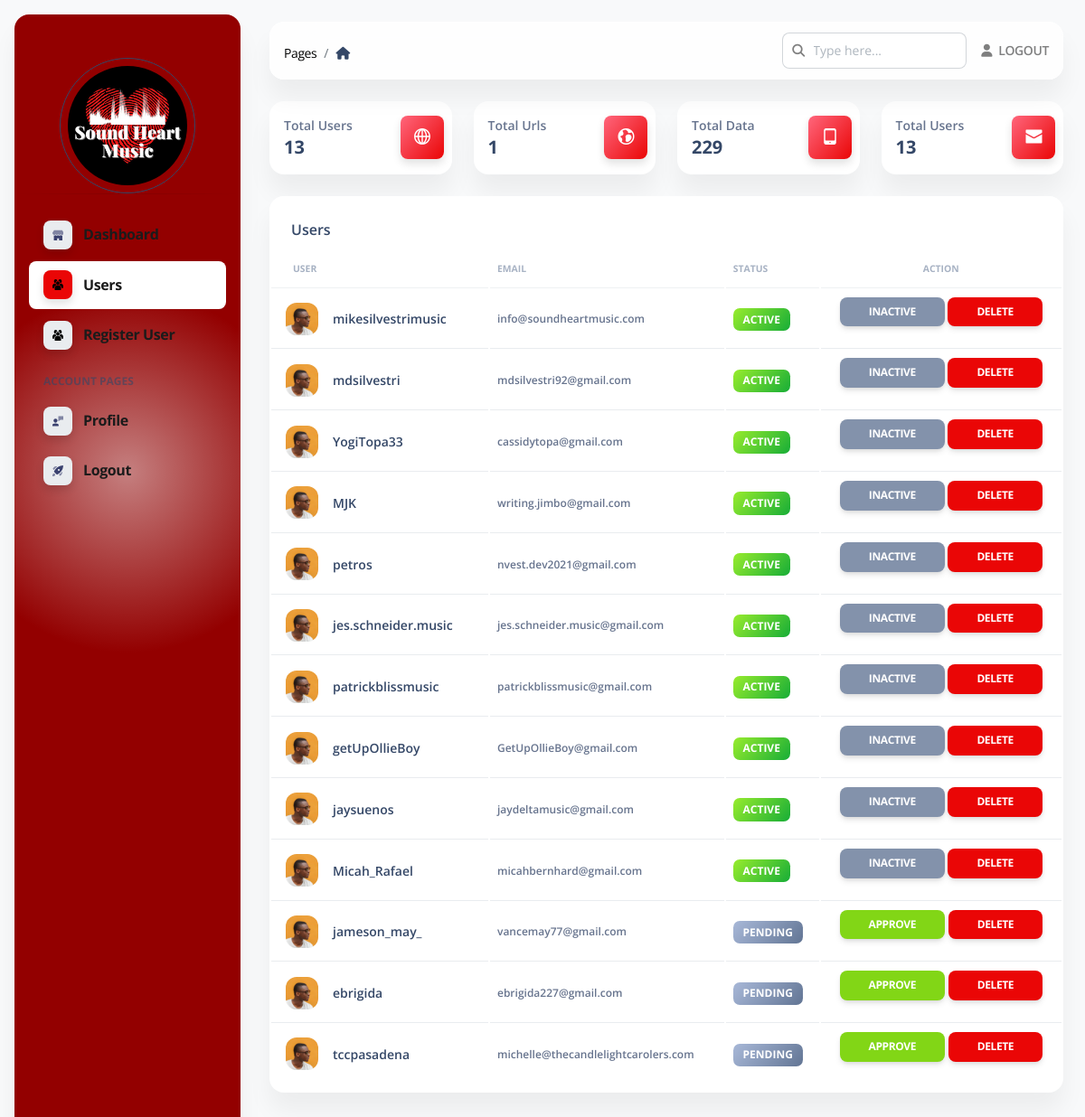
/admin/users (signed in), run on the app's committed database.
### apps/authentication/models.py (models this page shows, shortened)
class Users(db.Model, UserMixin):
    __tablename__ = 'Users'
    id            = db.Column(db.Integer, primary_key=True)
    username      = db.Column(db.String(255), unique=True, nullable=False)
    email         = db.Column(db.String(255), unique=True,  index=True)
    password      = db.Column(db.String(255))
    role          = db.Column(db.String(64), nullable=False)
    oauth_github  = db.Column(db.String(100), nullable=True)
    nylas_access_token = db.Column(db.String(32))
    api_token     = db.Column(db.String(100))
    api_token_ts  = db.Column(db.Integer)
    state         = db.Column(db.String(10))

### apps/home/routes.py (the view)
@blueprint.route('/admin/users', methods=['POST', 'GET'])
@login_required
@role_required('admin')
def admin_users():
    page_data = get_admin_data()
    users = Users.query.filter(Users.role != "admin").all()
    return render_template("home/admin_users.html",
                           segment='users', API_GENERATOR=len(API_GENERATOR),
                           page_data=page_data,
                           users=users
                           )

### apps/templates/home/admin_users.html (shortened to what this page needs)
{% extends 'layouts/admin.html' %}
{% block content %}
    <div class="container-fluid py-4">
        <div class="row">
            <div class="col-xl-3 col-sm-6 mb-xl-0 mb-4">
                <div class="card">
                    <div class="card-body p-3">
                        <div class="row">
                            <div class="col-8">
                                <div class="numbers">
                                    <p class="text-sm mb-0 text-capitalize font-weight-bold">Total Users</p>
                                    <h5 class="font-weight-bolder mb-0">
                                        {{ page_data['total_users'] }}
                                    </h5>
                                </div>
                            </div>
                            <div class="col-4 text-end">
                                <div class="icon icon-shape bg-gradient-danger shadow text-center border-radius-md">
                                    <i class="ni ni-world-2 text-lg opacity-10" aria-hidden="true"></i>
                                </div>
                            </div>
                        </div>
                    </div>
                </div>
            </div>
            <div class="col-xl-3 col-sm-6 mb-xl-0 mb-4">
                <div class="card">
                    <div class="card-body p-3">
                        <div class="row">
                            <div class="col-8">
                                <div class="numbers">
                                    <p class="text-sm mb-0 text-capitalize font-weight-bold">Total Urls</p>
                                    <h5 class="font-weight-bolder mb-0">
                                        {{ page_data['total_filters'] }}
                                    </h5>
                                </div>
                            </div>
                            <div class="col-4 text-end">
                                <div class="icon icon-shape bg-gradient-danger shadow text-center border-radius-md">
                                    <i class="ni ni-world text-lg opacity-10" aria-hidden="true"></i>
                                </div>
                            </div>
                        </div>
                    </div>
                </div>
            </div>
            <div class="col-xl-3 col-sm-6 mb-xl-0 mb-4">
                <div class="card">
                    <div class="card-body p-3">
                        <div class="row">
                            <div class="col-8">
                                <div class="numbers">
                                    <p class="text-sm mb-0 text-capitalize font-weight-bold">Total Data</p>
                                    <h5 class="font-weight-bolder mb-0">
                                        {{ page_data['services'] }}
                                    </h5>
                                </div>
                            </div>
                            <div class="col-4 text-end">
                                <div class="icon icon-shape bg-gradient-danger shadow text-center border-radius-md">
                                    <i class="ni ni-mobile-button text-lg opacity-10" aria-hidden="true"></i>
                                </div>
                            </div>
                        </div>
                    </div>
                </div>
            </div>
            <div class="col-xl-3 col-sm-6">
                <div class="card">
                    <div class="card-body p-3">
                        <div class="row">
                            <div class="col-8">
                                <div class="numbers">
                                    <p class="text-sm mb-0 text-capitalize font-weight-bold">Total Users</p>
                                    <h5 class="font-weight-bolder mb-0">
                                        {{ page_data['total_users'] }}
                                    </h5>
                                </div>
                            </div>
                            <div class="col-4 text-end">
                                <div class="icon icon-shape bg-gradient-danger shadow text-center border-radius-md">
                                    <i class="ni ni-email-83 text-lg opacity-10" aria-hidden="true"></i>
                                </div>
                            </div>
                        </div>
                    </div>
                </div>
            </div>
        </div>
        <div class="row py-4">
            <div class="col-12">
                <div class="card mb-4">
                    <div class="card-header pb-0">
                        <h6>Users</h6>
                    </div>
                    <div class="card-body px-0 pt-0 pb-2">
                        <div class="table-responsive p-0">
                            {% if users %}
                                <table class="table align-items-center mb-0">
                                    <thead>
                                    <tr>
                                        <th class="text-uppercase text-secondary text-xxs font-weight-bolder opacity-7">
                                            User
                                        </th>
                                        <th class="text-uppercase text-secondary text-xxs font-weight-bolder opacity-7 ps-2">
                                            Email
                                        </th>
                                        <th class="text-uppercase text-secondary text-xxs font-weight-bolder opacity-7 ps-2">
                                            Status
                                        </th>
                                        <th class="text-center text-uppercase text-secondary text-xxs font-weight-bolder opacity-7">
                                            Action
                                        </th>
                                    </tr>
                                    </thead>
                                    <tbody>
                                    {% for user in users %}
                                        <tr>
                                            <td>
                                                <div class="d-flex px-2 py-1">
                                                    <div>
                                                        <img src="{{ config.ASSETS_ROOT }}/img/team-2.jpg"
                                                             class="avatar avatar-sm me-3" alt="user1">
                                                    </div>
                                                    <div class="d-flex flex-column justify-content-center">
                                                        <h6 class="mb-0 text-sm">{{ user.username }}</h6>
                                                    </div>
                                                </div>
                                            </td>
                                            <td>
                                                <p class="text-xs font-weight-bold mb-0">{{ user.email }}</p>
                                            </td>
                                            <td>
                                                {% if user.state == 'pending' %}
                                                    <span class="badge badge-sm bg-gradient-secondary">Pending</span>
                                                {% else %}
                                                    <span class="badge badge-sm bg-gradient-success">Active</span>
                                                {% endif %}
                                            </td>
                                            <td class="align-middle text-center text-sm">
                                                {% if user.state == 'pending' %}
                                                    <a href="/admin/users/approve/{{ user.id }}" class="btn btn-sm btn-success">Approve</a>
                                                {% else %}
                                                    <a href="/admin/users/inactive/{{ user.id }}" class="btn btn-sm btn-secondary">Inactive</a>
                                                {% endif %}
                                                <a href="/admin/users/delete/{{ user.id }}" class="btn btn-sm btn-danger">Delete</a>
                                            </td>
                                        </tr>
                                    {% endfor %}
                                    </tbody>
                                </table>
                            {% endif %}
                        </div>
                    </div>
                </div>
            </div>
        </div>
    </div>
{% endblock content %}

### apps/templates/layouts/admin.html (shortened to what this page needs)
<!DOCTYPE html>
<html lang="en">
<head>
    <link href="{{ config.ASSETS_ROOT }}/css/nucleo-icons.css" rel="stylesheet"/>
    <link href="{{ config.ASSETS_ROOT }}/css/nucleo-svg.css" rel="stylesheet"/>
    <link href="{{ config.ASSETS_ROOT }}/css/nucleo-svg.css" rel="stylesheet"/>
    <link id="pagestyle" href="{{ config.ASSETS_ROOT }}/css/soft-ui-dashboard.css?v=1.0.6" rel="stylesheet"/>
    <link id="pagestyle_dark" href="{{ config.ASSETS_ROOT }}/css/dark-theme-core.css" rel="stylesheet"/>
</head>
<body class="g-sidenav-show  bg-gray-100">
{% include "includes/admin_sidebar.html" %}
<main class="main-content position-relative max-height-vh-100 h-100 border-radius-lg ">
    {% include "includes/admin_navigation.html" %}
    {% block content %}{% endblock content %}
</main>
</body>
</html>

### apps/templates/includes/admin_sidebar.html (shortened to what this page needs)
<aside style="background-image: radial-gradient(200px circle at 50% 40%, rgb(139 0 0 / 50%) 0, #930000 100%)"
       class="sidenav navbar navbar-vertical navbar-expand-xs border-0 border-radius-xl my-3 fixed-start ms-3 ps bg-white"
       id="sidenav-main" data-color="danger">
    <div class="d-flex justify-content-center align-items-center mt-5">
        <div class="rounded-circle border border-dark p-2" style="width: 150px; height: 150px;">
            <img src="{{ config.ASSETS_ROOT }}/img/logo.jpeg" alt="main_logo" class="w-100 h-100 rounded-circle">
        </div>
    </div>
    <hr class="horizontal dark mt-0">
    <div class="collapse navbar-collapse  w-auto " id="sidenav-collapse-main">
        <ul class="navbar-nav">
            <li class="nav-item">
                <a style="color:#1b1b1b !important;font-size: 16px;font-weight: bold;" class="nav-link {% if 'index' in segment %} active {% endif %}"
                   href="/admin">
                    <div class="icon icon-shape icon-sm shadow border-radius-md bg-white text-center me-2 d-flex align-items-center justify-content-center">
                    </div>
                    <span class="nav-link-text ms-1">Dashboard</span>
                </a>
            </li>
            <li class="nav-item">
                <a style="color:#1b1b1b !important;font-size: 16px;font-weight: bold;" class="nav-link {% if 'users' in segment %} active {% endif %}"
                   href="/admin/users">
                    <div class="icon icon-shape icon-sm shadow border-radius-md bg-white text-center me-2 d-flex align-items-center justify-content-center">
                    </div>
                    <span class="nav-link-text ms-1">Users</span>
                </a>
            </li>
            <li class="nav-item">
                <a style="color:#1b1b1b !important;font-size: 16px;font-weight: bold;" class="nav-link {% if 'add_user' in segment %} active {% endif %}"
                   href="/admin/add/user">
                    <div class="icon icon-shape icon-sm shadow border-radius-md bg-white text-center me-2 d-flex align-items-center justify-content-center">
                    </div>
                    <span class="nav-link-text ms-1">Register User</span>
                </a>
            </li>
            <li class="nav-item mt-3">
                <h6 class="ps-4 ms-2 text-uppercase text-xs font-weight-bolder opacity-6">Account pages</h6>
            </li>
            <li class="nav-item">
                <a style="color:#1b1b1b !important;font-size: 16px;font-weight: bold;" class="nav-link {% if 'profile' in segment %} active {% endif %}"
                   href="/admin/profile">
                    <div class="icon icon-shape icon-sm shadow border-radius-md bg-white text-center me-2 d-flex align-items-center justify-content-center">
                    </div>
                    <span class="nav-link-text ms-1">Profile</span>
                </a>
            </li>
            <li class="nav-item">
                <a style="color:#1b1b1b !important;font-size: 16px;font-weight: bold;" class="nav-link  "
                   href="{{ url_for('authentication_blueprint.logout') }}">
                    <div class="icon icon-shape icon-sm shadow border-radius-md bg-white text-center me-2 d-flex align-items-center justify-content-center">
                    </div>
                    <span class="nav-link-text ms-1">Logout</span>
                </a>
            </li>
        </ul>
    </div>
</aside>

### apps/templates/includes/admin_navigation.html (shortened to what this page needs)
<nav style="opacity: 1 !important;" class="navbar  navbar-main navbar-expand-lg px-0 mx-4 shadow-none border-radius-xl position-sticky blur shadow-blur mt-4 left-auto top-1 z-index-sticky"
     id="navbarBlur" navbar-scroll="true">
    <div class="container-fluid py-1 px-3">
        <nav aria-label="breadcrumb">
            <ol  class="breadcrumb bg-transparent mb-0 pb-0 pt-1 px-0 me-sm-6 me-5">
                <li  class="breadcrumb-item text-sm"><a style="color: black !important; opacity: 1 !important;" class="opacity-5 text-dark" href="javascript:;">Pages</a></li>
                <li class="breadcrumb-item text-sm text-dark active" aria-current="page">
                    <i class="fa fa-home me-1"></i>
                </li>
            </ol>
        </nav>
        <div class="collapse navbar-collapse mt-sm-0 mt-2 me-md-0 me-sm-4" id="navbar">
            <div class="ms-md-auto pe-md-3 d-flex align-items-center">
                <div class="input-group">
                    <span class="input-group-text text-body text-bold text-black-50"><i class="fas fa-search" aria-hidden="true"></i></span>
                    <input type="text" class="form-control" placeholder="Type here...">
                </div>
            </div>
            <ul class="navbar-nav  justify-content-end">
                <li class="nav-item d-flex align-items-center">
                    <a href="{{ url_for('authentication_blueprint.logout') }}"
                       class="nav-link text-body font-weight-bold px-0">
                        <i class="fa fa-user me-sm-1 text-bold text-black-50"></i>
                        <span class="d-sm-inline d-none text-bold text-black-50">LOGOUT</span>
                    </a>
                </li>
            </ul>
        </div>
    </div>
</nav>

### data on the page
Users: username "mikesilvestrimusic", email "info@soundheartmusic.com", state "ACTIVE"
Users: username "mdsilvestri", email "mdsilvestri92@gmail.com", state "ACTIVE"
Users: username "YogiTopa33", email "cassidytopa@gmail.com", state "ACTIVE"
Users: username "MJK", email "writing.jimbo@gmail.com", state "ACTIVE"
Users: username "petros", email "nvest.dev2021@gmail.com", state "ACTIVE"
Users: username "jes.schneider.music", email "jes.schneider.music@gmail.com", state "ACTIVE"
Users: username "patrickblissmusic", email "patrickblissmusic@gmail.com", state "ACTIVE"
Users: username "getUpOllieBoy", email "GetUpOllieBoy@gmail.com", state "ACTIVE"
Users: username "jaysuenos", email "jaydeltamusic@gmail.com", state "ACTIVE"
Users: username "Micah_Rafael", email "micahbernhard@gmail.com", state "ACTIVE"
Users: username "jameson_may_", email "vancemay77@gmail.com", state "PENDING"
Users: username "ebrigida", email "ebrigida227@gmail.com", state "PENDING"
Users: username "tccpasadena", email "michelle@thecandlelightcarolers.com", state "PENDING"

### other printed values
{{ page_data['total_users'] }} "13"
{{ page_data['total_filters'] }} "1"
{{ page_data['services'] }} "229"
